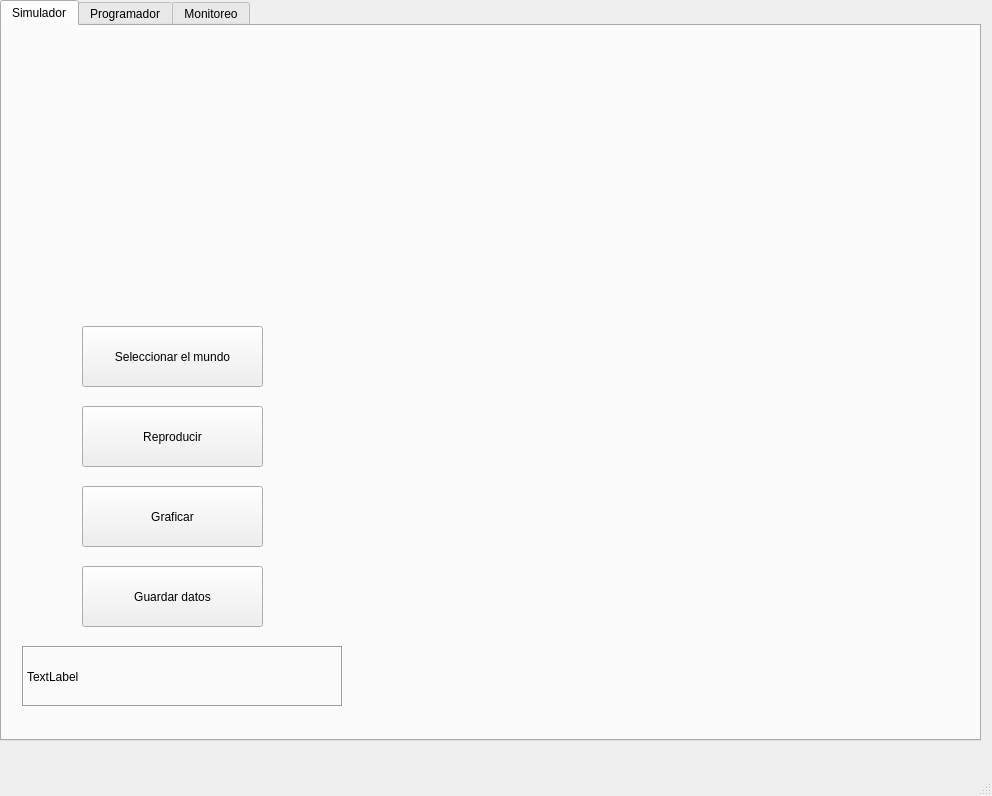
<?xml version="1.0" encoding="UTF-8"?>
<ui version="4.0">
 <class>MainWindow</class>
 <widget class="QMainWindow" name="MainWindow">
  <property name="geometry">
   <rect>
    <x>0</x>
    <y>0</y>
    <width>992</width>
    <height>796</height>
   </rect>
  </property>
  <property name="windowTitle">
   <string>MainWindow</string>
  </property>
  <widget class="QWidget" name="centralwidget">
   <widget class="QTabWidget" name="tabWidget">
    <property name="geometry">
     <rect>
      <x>0</x>
      <y>0</y>
      <width>981</width>
      <height>741</height>
     </rect>
    </property>
    <property name="currentIndex">
     <number>0</number>
    </property>
    <widget class="QWidget" name="simulator_tab">
     <attribute name="title">
      <string>Simulador</string>
     </attribute>
     <widget class="QPushButton" name="select_world">
      <property name="geometry">
       <rect>
        <x>80</x>
        <y>300</y>
        <width>181</width>
        <height>61</height>
       </rect>
      </property>
      <property name="text">
       <string>Seleccionar el mundo</string>
      </property>
      <property name="autoDefault">
       <bool>false</bool>
      </property>
      <property name="default">
       <bool>false</bool>
      </property>
      <property name="flat">
       <bool>false</bool>
      </property>
     </widget>
     <widget class="QPushButton" name="play_animation">
      <property name="geometry">
       <rect>
        <x>80</x>
        <y>380</y>
        <width>181</width>
        <height>61</height>
       </rect>
      </property>
      <property name="text">
       <string>Reproducir</string>
      </property>
     </widget>
     <widget class="QPushButton" name="save_data">
      <property name="geometry">
       <rect>
        <x>80</x>
        <y>540</y>
        <width>181</width>
        <height>61</height>
       </rect>
      </property>
      <property name="text">
       <string>Guardar datos</string>
      </property>
     </widget>
     <widget class="QWidget" name="widget" native="true">
      <property name="geometry">
       <rect>
        <x>360</x>
        <y>0</y>
        <width>621</width>
        <height>701</height>
       </rect>
      </property>
      <property name="focusPolicy">
       <enum>Qt::NoFocus</enum>
      </property>
      <property name="acceptDrops">
       <bool>false</bool>
      </property>
     </widget>
     <widget class="QLabel" name="message_sim">
      <property name="geometry">
       <rect>
        <x>20</x>
        <y>620</y>
        <width>321</width>
        <height>61</height>
       </rect>
      </property>
      <property name="frameShape">
       <enum>QFrame::Box</enum>
      </property>
      <property name="frameShadow">
       <enum>QFrame::Sunken</enum>
      </property>
      <property name="text">
       <string>TextLabel</string>
      </property>
     </widget>
     <widget class="QPushButton" name="plot">
      <property name="geometry">
       <rect>
        <x>80</x>
        <y>460</y>
        <width>181</width>
        <height>61</height>
       </rect>
      </property>
      <property name="text">
       <string>Graficar</string>
      </property>
     </widget>
    </widget>
    <widget class="QWidget" name="ota_tab">
     <attribute name="title">
      <string>Programador</string>
     </attribute>
    </widget>
    <widget class="QWidget" name="monitoring_tab">
     <attribute name="title">
      <string>Monitoreo</string>
     </attribute>
    </widget>
   </widget>
  </widget>
  <widget class="QMenuBar" name="menubar">
   <property name="geometry">
    <rect>
     <x>0</x>
     <y>0</y>
     <width>992</width>
     <height>26</height>
    </rect>
   </property>
  </widget>
  <widget class="QStatusBar" name="statusbar"/>
 </widget>
 <resources/>
 <connections/>
</ui>
